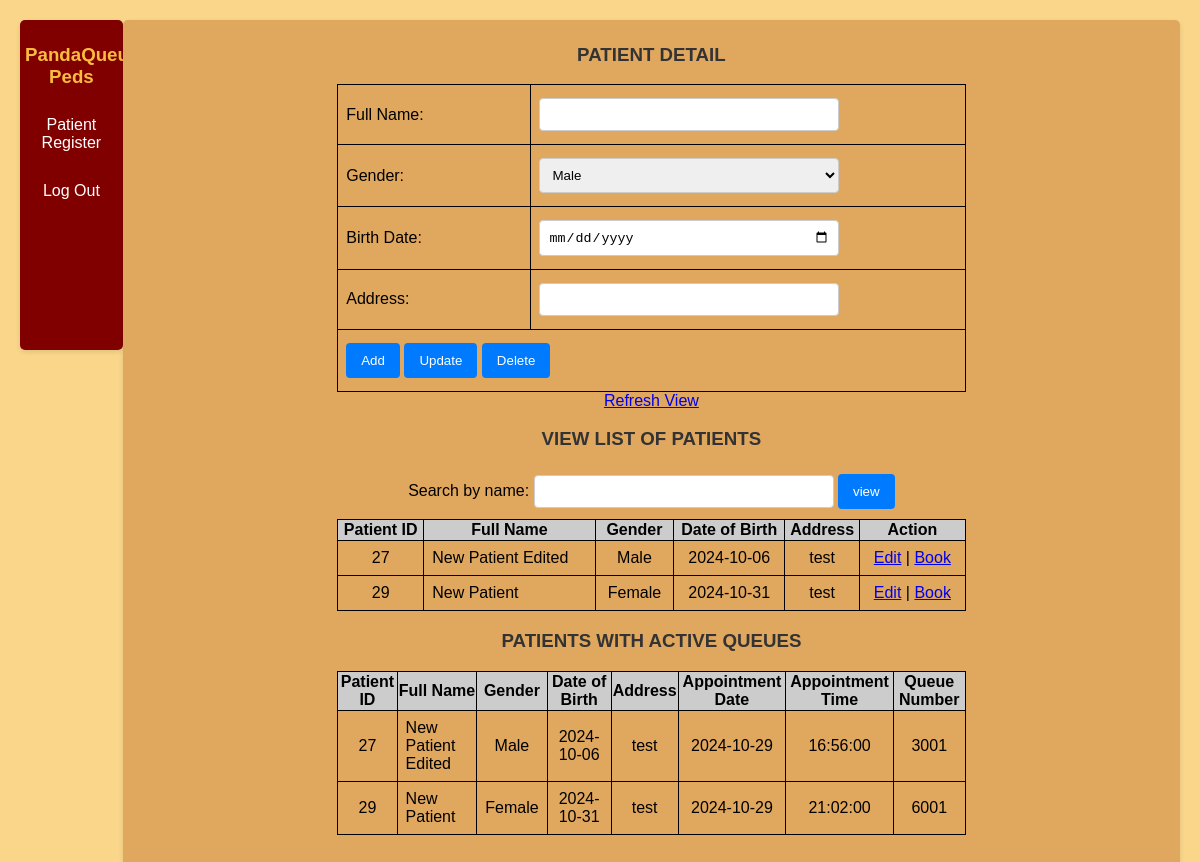
Page /patient.php (signed in) on the committed database.
### tables this page shows
CREATE TABLE IF NOT EXISTS `patients` (
  `PatientID` int NOT NULL AUTO_INCREMENT,
  `FullName` varchar(20) NOT NULL,
  `DateOfBirth` date NOT NULL,
  `Address` varchar(50) DEFAULT NULL,
  `Gender` varchar(20) DEFAULT NULL,
  `UserID` int DEFAULT NULL,
  PRIMARY KEY (`PatientID`)
);

CREATE TABLE IF NOT EXISTS `appointment` (
  `AppointmentID` int NOT NULL AUTO_INCREMENT,
  `PatientID` int DEFAULT NULL,
  `ServiceID` int DEFAULT NULL,
  `AppointmentDate` date DEFAULT NULL,
  `AppointmentTime` time DEFAULT NULL,
  `QueueNumber` int DEFAULT NULL,
  `Status` varchar(20) DEFAULT 'Booked',
  PRIMARY KEY (`AppointmentID`),
  KEY `PatientID` (`PatientID`),
  KEY `ServiceID` (`ServiceID`)
);

### patient.php (the view, shortened to what this page needs)
<body>
    <link rel="stylesheet" href="https://code.jquery.com/ui/1.12.1/themes/base/jquery-ui.css">
    <?php
    include("dbLogin.php");
    if (isset($_SESSION['UserID'])) {
        $loggedInUserID = $_SESSION['UserID'];
    } else {
        header("Location: index.php");
        exit();
    }
    $row = null;
    $sqlQueue = "SELECT p.PatientID, p.FullName, p.DateOfBirth, p.Address, p.Gender,
    a.AppointmentDate, a.AppointmentTime, a.QueueNumber
    FROM patients p
    LEFT JOIN appointment a ON p.PatientID = a.PatientID
    WHERE a.QueueNumber IS NOT NULL AND a.QueueNumber != ''AND UserID='$loggedInUserID'";
    $rs_queue_result = $conn->query($sqlQueue);
    ?>
    <div class="container">
        <div class="sidebar">
            <h3>PandaQueue Peds</h3>
            <a href="patient.php">Patient Register</a>
            <a href="index.php">Log Out</a>
        </div>
        <div class="content">
            <div class="patient-detail">
                <h3 class='title'>PATIENT DETAIL</h3>
                <form name="patient_form" method="post" action="patient.php<?php if (isset($_GET['PatientID'])) {
                                                                                echo '?PatientID=' . $_GET['PatientID'];
                                                                            } ?>">
                    <table>
                        <tr>
                            <td>Full Name:</td>
                            <td><input type="text" name="FullName" value="<?php echo isset($row["FullName"]) ? $row["FullName"] : ''; ?>" required /></td>
                        </tr>
                        <tr>
                            <td>Gender:</td>
                            <td>
                                <select name="Gender" required>
                                    <option value="Male" <?php echo (isset($row["Gender"]) && $row["Gender"] == 'Male') ? 'selected' : ''; ?>>Male</option>
                                </select>
                            </td>
                        </tr>
                        <tr>
                            <td>Birth Date:</td>
                            <td><input type="date" id="datareg" name="DateOfBirth" value="<?php echo isset($row["DateOfBirth"]) ? $row["DateOfBirth"] : ''; ?>" required /></td>
                        </tr>
                        <tr>
                            <td>Address:</td>
                            <td><input type="text" name="Address" value="<?php echo isset($row["Address"]) ? $row["Address"] : ''; ?>" required /></td>
                        </tr>
                        <tr>
                            <td colspan="2">
                                <input type="submit" name="add" value="Add" />
                                <input type="submit" name="update" value="Update" />
                                <input type="submit" name="delete" value="Delete" />
                            </td>
                        </tr>
                    </table>
                    <a href='patient.php'>Refresh View</a>
                </form>
                <h3 class='title'>VIEW LIST OF PATIENTS</h3>
                <form name="patientInfo" method="post" action="">
                    Search by name: <input type="text" name="txtName" value="">
                    <input type="submit" name="search" value="view">
                </form>
                <?php
                $search = isset($_POST['txtName']) ? $_POST['txtName'] : '';
                $stmt = $conn->prepare("SELECT * FROM patients WHERE FullName LIKE ? AND UserID=?");
                $searchTerm = "%$search%";
                $stmt->bind_param("si", $searchTerm, $loggedInUserID);
                $stmt->execute();
                $rs_result = $stmt->get_result();
                ?>
                <div>
                    <table border=1 class="a-table">
                        <tr bgcolor="#CCCCCC">
                            <th> Patient ID </th>
                            <th> Full Name </th>
                            <th> Gender </th>
                            <th> Date of Birth </th>
                            <th> Address </th>
                            <th> Action </th>
                        </tr>
                        <?php while ($row = $rs_result->fetch_assoc()) { ?>
                            <tr>
                                <td align=center><?php echo $row["PatientID"]; ?></td>
                                <td align=left><?php echo $row["FullName"]; ?></td>
                                <td align=center><?php echo $row["Gender"]; ?></td>
                                <td align=center><?php echo $row["DateOfBirth"]; ?></td>
                                <td align=center><?php echo $row["Address"]; ?></td>
                                <td align="center">
                                    <a href='patient.php?PatientID=<?php echo $row["PatientID"]; ?>'>Edit</a> |
                                    <a href='service.php?PatientID=<?php echo $row["PatientID"]; ?>&FullName=<?php echo $row["FullName"]; ?>&DateOfBirth=<?php echo $row["DateOfBirth"]; ?>&Address=<?php echo $row["Address"]; ?>&Gender=<?php echo $row["Gender"]; ?>'>Book</a>
                                </td>
                            </tr>
                        <?php } ?>
                    </table>
                </div>
                <h3 class='title'>PATIENTS WITH ACTIVE QUEUES</h3>
                <div>
                    <table border="1" class="a-table">
                        <tr bgcolor="#CCCCCC">
                            <th>Patient ID</th>
                            <th>Full Name</th>
                            <th>Gender</th>
                            <th>Date of Birth</th>
                            <th>Address</th>
                            <th>Appointment Date</th>
                            <th>Appointment Time</th>
                            <th>Queue Number</th>
                        </tr>
                        <?php while ($queueRow = $rs_queue_result->fetch_assoc()) { ?>
                            <tr>
                                <td align="center"><?php echo $queueRow["PatientID"]; ?></td>
                                <td align="left"><?php echo $queueRow["FullName"]; ?></td>
                                <td align="center"><?php echo $queueRow["Gender"]; ?></td>
                                <td align="center"><?php echo $queueRow["DateOfBirth"]; ?></td>
                                <td align="center"><?php echo $queueRow["Address"]; ?></td>
                                <td align="center"><?php echo $queueRow["AppointmentDate"]; ?></td>
                                <td align="center"><?php echo $queueRow["AppointmentTime"]; ?></td>
                                <td align="center"><?php echo $queueRow["QueueNumber"]; ?></td>
                            </tr>
                        <?php } ?>
                    </table>
                </div>
            </div>
        </div>
    </div>
</body>

### patient.php (style rules this page uses)
body { font-family: Arial, sans-serif; background-color: #F9D689; margin: 0; padding: 20px; color: #000; height: 100vh; display: flex; }
.container { display: flex; flex: 1; }
.sidebar { background-color: maroon; padding: 5px; border-radius: 5px; width: 8%; box-shadow: 0 2px 5px rgba(0, 0, 0, 0.1); height: 40%; }
.content { display: flex; flex-direction: column; flex: 1; }
.patient-detail, .patient-list { background-color: #E0A75E; padding: 5px; border-radius: 5px; margin-bottom: 10px; box-shadow: 0 2px 5px rgba(0, 0, 0, 0.1); padding-bottom: 40px; }
h3 { text-align: center; color: #FABC3F; }
h3.title { text-align: center; color: #333; }
form { margin-bottom: 5px; text-align: center; }
table { width: 60%; border-collapse: collapse; margin: 0 auto; }
table, th, td { border: 1px solid #000; }
th { background-color: #CCCCCC; }
td { padding: 8px; }
input[type="text"], input[type="date"], select { width: calc(100% - 16px); padding: 8px; margin: 5px 0; border: 1px solid #ccc; border-radius: 4px; max-width: 300px; }
input[type="submit"] { background-color: #007BFF; color: white; border: none; padding: 10px 15px; margin: 5px 0; cursor: pointer; border-radius: 4px; }
.sidebar a { display: block; color: #fff; padding: 10px; text-decoration: none; text-align: center; margin-bottom: 10px; border-radius: 4px; }

### rows in the picture
patients: PatientID "27", FullName "New Patient Edited", Gender "Male", DateOfBirth "2024-10-06", Address "test"
patients: PatientID "29", FullName "New Patient", Gender "Female", DateOfBirth "2024-10-31", Address "test"
appointment: PatientID.PatientID "27", PatientID.FullName "New Patient Edited", PatientID.Gender "Male", PatientID.DateOfBirth "2024-10-06", PatientID.Address "test", AppointmentDate "2024-10-29", AppointmentTime "16:56:00", QueueNumber "3001"
appointment: PatientID.PatientID "29", PatientID.FullName "New Patient", PatientID.Gender "Female", PatientID.DateOfBirth "2024-10-31", PatientID.Address "test", AppointmentDate "2024-10-29", AppointmentTime "21:02:00", QueueNumber "6001"
